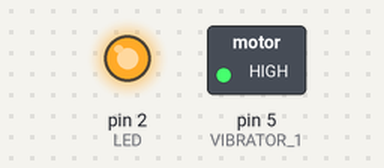
A sketch run on a simulated Arduino Uno, built with avr-gcc and run on an emulated ATmega328P. Shown: switched loads named in the sketch (green lamp = pin HIGH), output pins drawn as LEDs (lit = HIGH).

Above: at 0.1 s.
Timing chart, 0 to 1.6 s (numbered marks = the images above):
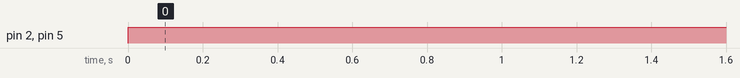

The sketch:

Uno_Transparent_ICe.ino
```cpp
// Project Four - Noise maker
//
#define LED 2 //connect LED to digital pin2
//#define VIBRATOR_2 6
#define VIBRATOR_1 5
unsigned long time;
unsigned long tenMin = 600000;
unsigned long fiveMin = 300000;

void setup()
{
//  pinMode(VIBRATOR_2, OUTPUT);
  pinMode(VIBRATOR_1, OUTPUT);
  pinMode(LED, OUTPUT);
}

void loop()
{
  analogWrite(VIBRATOR_1, 255);
  digitalWrite(LED, HIGH);   // set the LED on


//  time = millis();
//  if ((time % fiveMin) == 0) {
//  analogWrite(VIBRATOR_2, 127);
//    delay(1000 * 30);
//    analogWrite(VIBRATOR, 0);
//  }
//  delay(1000);
}
```

Measured:
- by itself, pin 2 (LED), pin 5 (VIBRATOR_1): LOW → HIGH at 0.00 s
